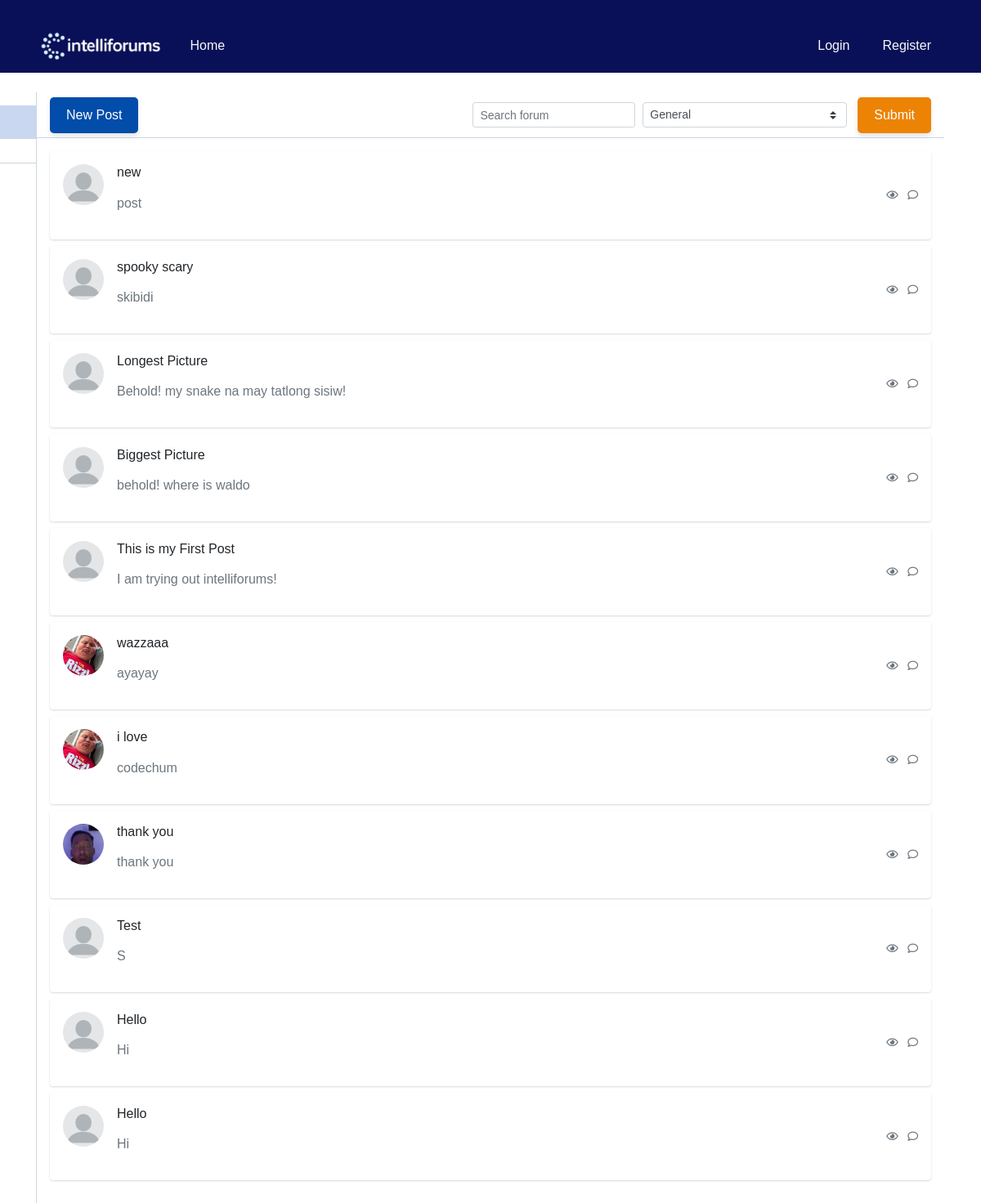
The page /home/20/20/ on the database its author committed.
### blog/models.py (models this page shows)
class UserPost(models.Model):
    post_ref = models.ForeignKey(Post, on_delete=models.CASCADE)
    user_ref = models.ForeignKey(User, on_delete=models.CASCADE)
    is_deleted = models.BooleanField(default=False)

### blog/views.py (the view)
# urls.py: path('home/<int:pk>/<int:page_number>/', views.fetch_posts, name='home'),
@csrf_protect
def fetch_posts(request, pk, page_number):
    banned_response = banned_propagator(request)
    if banned_response:
        return banned_response
    posts = []
    if request.method == 'POST':
        form = SearchForm(request.POST)
        if form.is_valid():
            substring = form.cleaned_data['content']
            choice = form.cleaned_data['choices']
            posts = _get_page_object(
                Paginator(
                    get_filtered_posts(
                        UserPost.objects.filter(
                            (Q(post_ref__title__icontains=substring) | Q(post_ref__content__icontains=substring)) &
                            Q(is_deleted=False))
                        .filter(id__in=Tag.objects.filter(forum_ref__id=choice)).values(
                            'post_ref__id',
                            'post_ref__user_ref__username',
                            'post_ref__title',
                            'post_ref__content',
                            'post_ref__created_at',
                            'post_ref__user_ref__picture',
                            'id'),
                    )
                    if Forum.objects.filter(id=choice).exists()
                    else get_filtered_posts(
                        UserPost.objects.filter(
                            Q(post_ref__title__icontains=substring) |
                            Q(post_ref__content__icontains=substring) &
                            Q(is_deleted=False)
                        )
                    ),
                    20
                ),
                page_number
            ).object_list
            pk = choice
    else:
        posts = _get_page_object(
            Paginator(
                get_filtered_posts(
                    UserPost.objects.filter(
                        id__in=Tag.objects.filter(forum_ref__id=pk)
                    )
                )
                if Forum.objects.filter(id=pk).exists()
                else get_filtered_posts(UserPost.objects.select_related('post_ref').filter(is_deleted=False)), 20
            ), page_number
        ).object_list
    search_form = SearchForm()
    posts = posts[::-1]
    forums = Forum.objects.all()
    return render(request, 'home.html', {
        'posts': posts,
        'page_number': page_number,
        'search_form': search_form,
        'user': request.user,
        'forums': forums,
        'forum_pk': int(pk)
    })

### blog/forms.py
class SearchForm(forms.Form):
    content = forms.CharField(
        widget=forms.TextInput(
            attrs={
                'class': 'form-control form-control-sm bg-gray-200 border-gray-200 shadow-none mb-4 mt-4',
                'placeholder': 'Search forum',
            },
        ),
        label="",
    )
    choices = forms.ChoiceField(
        label=""
    )
    def __init__(self, *args, **kwargs):
        super().__init__(*args, **kwargs)
        list_var = [(0, "General")]
        list_var.extend([(forum.id, forum.title)
                        for forum in Forum.objects.all()])
        self.fields['choices'].choices = list_var
        self.fields['choices'].widget.attrs.update(
            {'class': 'custom-select custom-select-sm w-auto mr-1'})

### blog/views.py (called while the page is built)
def banned_propagator(request):
    if request.user.is_authenticated and request.user.bans_received.exists():
        userban = request.user.bans_received.first()
        return render(request, 'banned.html', {
            'userban': userban,
        })
    return None

def get_filtered_posts(_object):
    return _object.values(
        'post_ref__id',
        'post_ref__user_ref__username',
        'post_ref__title',
        'post_ref__content',
        'post_ref__created_at',
        'post_ref__user_ref__picture',
        'user_ref__id',
        'id'
    )

def _get_page_object(paginator_object, page_number):
    try:
        page_object = paginator_object.page(page_number)
    except PageNotAnInteger:
        page_object = paginator_object.page(1)
    except EmptyPage:
        page_object = paginator_object.page(paginator_object.num_pages)
    return page_object

### blog/templates/home.html (shortened to what this page needs)
<!DOCTYPE html>
<html lang="en">
<head>
    {% load static %}
    <link rel="stylesheet" href="{% static 'blog/css/global.css' %}">
    <link rel="stylesheet" href="{% static 'blog/css/home.css' %}">
</head>
<body>
{% include 'header.html' %}
<div class="container">
    <div class="main-body p-0">
        <div class="inner-wrapper">
            {% include 'sidebar.html' %}
            <div class="inner-main">
                <div class="inner-main-header">
                    <button type="button" class="black-button" onclick= "location.href = '{% url 'new_post' %}'">New Post</button>
                    <span class="input-icon input-icon-sm ml-auto w-auto">
                        <form action="" method="post" class="d-flex align-items-center">
                            {{ search_form.content }}
                            {{ search_form.choices }}
                            <button class="orange-button" type="submit">Submit</button>
                        </form>
                    </span>
                </div>
                <div class="inner-main-body p-2 p-sm-3 collapse forum-content show">
                    {% for post in posts %}
                        <div class="card mb-2" onclick="window.location.href='{% url 'post_detail' pk=post.id page_number=1 %}'" style="cursor: pointer;">
                            <div class="card-body p-2 p-sm-3">
                                <div class="media forum-item">
                                    <a href="#" data-toggle="collapse" data-target=".forum-content">
                                        <img src="/media/{{ post.post_ref__user_ref__picture }}" class="mr-3 rounded-circle" width="50" height="50" alt="User" onclick="event.stopPropagation(); window.location.href='/profile/{{ post.user_ref__id }}/'"/>
                                    </a>
                                    <div class="media-body">
                                        <h6>
                                            <p class="text-body">{{ post.post_ref__title }}</p>
                                        </h6>
                                        <p class="text-secondary">
                                            {{ post.post_ref__content }}
                                        </p>
                                    </div>
                                    <div class="text-muted small text-center align-self-center">
                                        <span class="d-none d-sm-inline-block">
                                            <i class="far fa-eye"></i>
                                        </span>
                                        <span>
                                            <i class="far fa-comment ml-2"></i>
                                        </span>
                                    </div>
                                </div>
                            </div>
                        </div>
                    {% endfor %}
                </div>
            </div>
        </div>
    </div>
</div>
</body>
</html>

### blog/static/blog/css/global.css (style rules this page uses)
* { font-family: Verdana, Geneva, Tahoma, sans-serif; }
.black-button { background-color: #024CAA; color: white; border: none; padding: 10px 20px; font-size: 16px; border-radius: 5px; cursor: pointer; box-shadow: 0px 4px 6px rgba(0, 0, 0, 0.1); transition: background-color 0.3s ease; }
.orange-button { background-color: #EC8305; color: white; border: none; padding: 10px 20px; font-size: 16px; border-radius: 5px; cursor: pointer; box-shadow: 0px 4px 6px rgba(0, 0, 0, 0.1); transition: background-color 0.3s ease; }

### blog/static/blog/css/home.css (style rules this page uses)
body { margin-top:20px; color: #1a202c; text-align: left; background-color: #e2e8f0; width: 100%; }
.inner-wrapper { position: relative; height: calc(100vh - 3.5rem); transition: transform 0.3s; }
.inner-main, .inner-sidebar { position: absolute; top: 0; bottom: 0; left: 0; display: flex; flex-direction: column; }
.inner-main { right: 0; left: 235px; }
.inner-main-footer, .inner-main-header, .inner-sidebar-footer, .inner-sidebar-header { height: 3.5rem; border-bottom: 1px solid #cbd5e0; display: flex; align-items: center; padding: 0 1rem; flex-shrink: 0; }
.inner-main-body, .inner-sidebar-body { padding: 1rem; overflow-y: auto; position: relative; flex: 1 1 auto; }
.inner-main-footer, .inner-main-header { background-color: #fff; }
.inner-main { left: 0; width: 100%; }
.card { box-shadow: 0 1px 3px 0 rgba(0,0,0,.1), 0 1px 2px 0 rgba(0,0,0,.06); }
.card { position: relative; display: flex; flex-direction: column; min-width: 0; word-wrap: break-word; background-color: #fff; background-clip: border-box; border: 0 solid rgba(0,0,0,.125); border-radius: .25rem; width: 100%; }
.card-body { flex: 1 1 auto; min-height: 1px; padding: 1rem; width: 100%; }
.container { margin-top: 2%; width: 100%; }

### blog/templates/sidebar.html (style rules this page uses)
.inner-wrapper { position: relative; height: calc(100vh - 3.5rem); transition: transform 0.3s; }
.inner-main, .inner-sidebar { position: absolute; top: 0; bottom: 0; left: 0; display: flex; flex-direction: column; }
.inner-main { right: 0; left: 235px; }
.inner-main-footer, .inner-main-header, .inner-sidebar-footer, .inner-sidebar-header { height: 3.5rem; border-bottom: 1px solid #cbd5e0; display: flex; align-items: center; padding: 0 1rem; flex-shrink: 0; }
.inner-main-body, .inner-sidebar-body { padding: 1rem; overflow-y: auto; position: relative; flex: 1 1 auto; }
.inner-main-footer, .inner-main-header { background-color: #fff; }
.inner-main { left: 0; width: 100%; }
.card { box-shadow: 0 1px 3px 0 rgba(0,0,0,.1), 0 1px 2px 0 rgba(0,0,0,.06); }
.card { position: relative; display: flex; flex-direction: column; min-width: 0; word-wrap: break-word; background-color: #fff; background-clip: border-box; border: 0 solid rgba(0,0,0,.125); border-radius: .25rem; width: 100%; }
.card-body { flex: 1 1 auto; min-height: 1px; padding: 1rem; width: 100%; }
.container { margin-top: 2%; width: 100%; }

### rows shown on the page
UserPost: post_ref__title "new", post_ref__content "post"
UserPost: post_ref__title "spooky scary", post_ref__content "skibidi"
UserPost: post_ref__title "Longest Picture", post_ref__content "Behold! my snake na may tatlong sisiw!"
UserPost: post_ref__title "Biggest Picture", post_ref__content "behold! where is waldo"
UserPost: post_ref__title "This is my First Post", post_ref__content "I am trying out intelliforums!"
UserPost: post_ref__title "wazzaaa", post_ref__content "ayayay"
UserPost: post_ref__title "i love", post_ref__content "codechum"
UserPost: shows a picture, post_ref__title "thank you", post_ref__content "thank you"
UserPost: post_ref__title "Test", post_ref__content "S"
UserPost: post_ref__title "Hello", post_ref__content "Hi"
UserPost: post_ref__title "Hello", post_ref__content "Hi"
